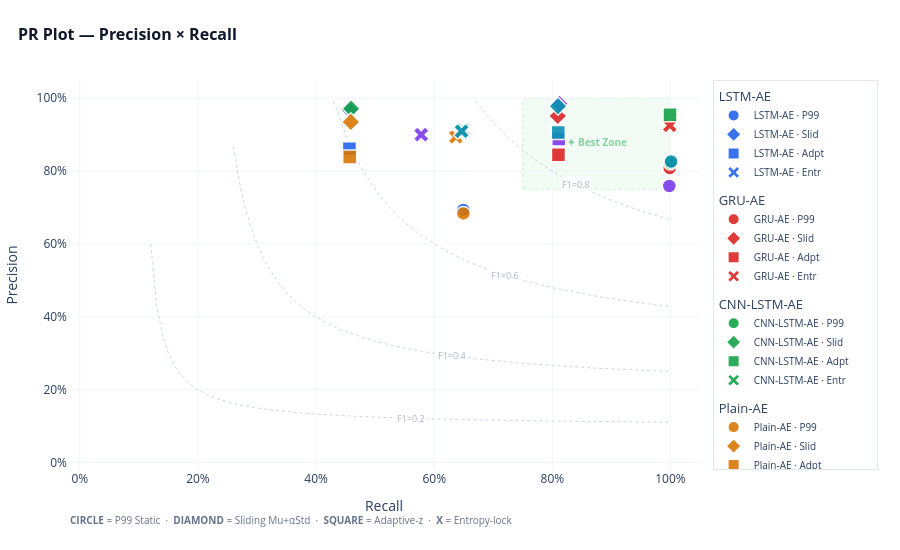

Source (notebook cell):
### Code cell
import numpy as np
import plotly.graph_objects as go
import random

# --- [FIX: Repeated Division & Out of Bounds Bug] ---
# ใช้ copy เพื่อป้องกันไม่ให้รันซ้ำแล้วค่าโดนหารไปเรื่อยๆ
plot_df = df.copy()

# ตรวจสอบและหาร 100 เฉพาะเมื่อค่าเป็นหลักหน่วย/สิบ (ป้องกันการรันซ้ำใน Cell เดียวกัน)
if plot_df['Precision'].max() > 1.05:
    plot_df['Precision'] = plot_df['Precision'] / 100
if plot_df['Recall'].max() > 1.05:
    plot_df['Recall'] = plot_df['Recall'] / 100

# 1. กำหนดค่าพื้นฐาน
_MODEL_COLORS = ["#2563eb", "#dc2626", "#16a34a", "#d97706", "#7c3aed", "#0891b2", "#db2777", "#65a30d"]
_TH_SYMBOLS = {
    "P99 Static": "circle",
    "Sliding Mu+αStd": "diamond",
    "Adaptive-z": "square",
    "Entropy-lock": "x"
}
_TH_SHORT = {
    "P99 Static": "P99",
    "Sliding Mu+αStd": "Slid",
    "Adaptive-z": "Adpt",
    "Entropy-lock": "Entr"
}

fig = go.Figure()

# 2. F1-Isolines (เส้นโค้งพื้นหลัง)
x_iso = np.linspace(0.01, 1, 100)
for f1 in [0.2, 0.4, 0.6, 0.8]:
    # Precision = (f1 * Recall) / (2 * Recall - f1)
    y_iso = (f1 * x_iso) / (2 * x_iso - f1)
    mask = (y_iso >= 0) & (y_iso <= 1)
    
    rx = x_iso[mask]
    py = y_iso[mask]
    
    if len(rx) > 0:
        fig.add_trace(go.Scatter(
            x=rx, y=py,
            mode="lines",
            line=dict(color="#cbd5e1", width=1, dash="dot"),
            showlegend=False, hoverinfo="skip"
        ))
        
        # [FIX: Dynamic Indexing] เลือกจุดกึ่งกลางของเส้นเพื่อแปะป้าย F1 ป้องกัน IndexError
        label_idx = len(rx) // 2 
        fig.add_annotation(
            x=rx[label_idx], y=py[label_idx],
            text=f"F1={f1}", showarrow=False,
            font=dict(size=9, color="#94a3b8"),
            bgcolor="white", opacity=0.8
        )

# 3. Best Zone Shading & Annotation
fig.add_shape(
    type="rect", x0=0.75, y0=0.75, x1=1.0, y1=1.0,
    fillcolor="rgba(34,197,94,0.06)",
    line=dict(color="rgba(34,197,94,0.25)", width=1, dash="dot"),
    layer="below"
)
fig.add_annotation(
    x=0.875, y=0.88,
    text="✦ Best Zone",
    showarrow=False,
    font=dict(size=10, color="rgba(22,163,74,0.8)", weight="bold"),
    xanchor="center",
    opacity=0.6
)

# 4. วาดจุด (ไม่มี Text ในกราฟตามที่ต้องการ)
models = plot_df['Model'].unique()
for i, model_name in enumerate(models):
    model_data = plot_df[plot_df['Model'] == model_name]
    color = _MODEL_COLORS[i % len(_MODEL_COLORS)]
    
    # วนลูปตาม Threshold เพื่อให้สัญลักษณ์ตรงตามที่กำหนด
    for th_key in _TH_SYMBOLS.keys():
        row = model_data[model_data['Threshold'] == th_key]
        if row.empty: continue
        
        row = row.iloc[0]
        # Jitter เล็กน้อยเพื่อให้เห็นขอบขาวเวลาทับกันเป๊ะๆ
        display_x = row['Recall'] + random.uniform(-0.002, 0.002)
        display_y = row['Precision'] + random.uniform(-0.002, 0.002)
        
        fig.add_trace(go.Scatter(
            x=[display_x],
            y=[display_y],
            mode="markers", # เอา +text ออกแล้ว
            name=f"{model_name} · {_TH_SHORT.get(th_key)}",
            legendgroup=model_name,
            legendgrouptitle=dict(text=model_name) if th_key == "P99 Static" else None,
            marker=dict(
                size=14, 
                color=color, 
                symbol=_TH_SYMBOLS.get(th_key),
                opacity=0.9,
                line=dict(width=1.5, color="white")
            ),
            hovertemplate=(
                f"<b>{model_name}</b><br>"
                f"TH: {th_key}<br>"
                f"Recall: %{{x:.3f}}<br>"
                f"Precision: %{{y:.3f}}<extra></extra>"
            )
        ))

# 5. Layout Setup
fig.update_layout(
    height=550,
    template="plotly_white",
    title=dict(
        text="<b>PR Plot — Precision × Recall</b>",
        font=dict(size=16, color="#0f172a"),
        x=0.02
    ),
    xaxis=dict(
        title="Recall", range=[-0.02, 1.05],
        gridcolor="#f1f5f9", tickformat=".0%", zeroline=False
    ),
    yaxis=dict(
        title="Precision", range=[-0.02, 1.05],
        gridcolor="#f1f5f9", tickformat=".0%", zeroline=False
    ),
    legend=dict(
        tracegroupgap=8, 
        itemsizing='constant',
        font=dict(size=10),
        bordercolor="#e2e8f0", borderwidth=1,
        x=1.02, y=1
    ),
    margin=dict(l=60, r=200, t=80, b=80)
)

# สัญลักษณ์ Legend อ้างอิงด้านล่าง
symbol_hint = " &nbsp;·&nbsp; ".join([f"<b>{v.upper()}</b> = {k}" for k, v in _TH_SYMBOLS.items()])
fig.add_annotation(
    text=symbol_hint, xref="paper", yref="paper",
    x=0, y=-0.15, showarrow=False,
    font=dict(size=10, color="#64748b"), xanchor="left"
)

fig.show()

### Figure 1 — Plotly figure (JSON) as saved in the notebook; plotly's stock layout.template omitted (floating-point values rounded to 4 significant figures)
{"data": [{"hoverinfo": "skip", "line": {"color": "#cbd5e1", "dash": "dot", "width": 1}, "mode": "lines", "showlegend": false, "type": "scatter", "x": [0.12, 0.13, 0.14, 0.15, 0.16, 0.17, 0.18, 0.19, 0.2, 0.21, 0.22, 0.23, 0.24, 0.25, 0.26, 0.27, 0.28, 0.29, 0.3, 0.31, 0.32, 0.33, 0.34, 0.35, 0.36, 0.37, 0.38, 0.39, 0.4, 0.41, 0.42, 0.43, 0.44, 0.45, 0.46, 0.47, 0.48, 0.49, 0.5, 0.51, 0.52, 0.53, 0.54, 0.55, 0.56, 0.57, 0.58, 0.59, 0.6, 0.61, 0.62, 0.63, 0.64, 0.65, 0.66, 0.67, 0.68, 0.69, 0.7, 0.71, 0.72, 0.73, 0.74, 0.75, 0.76, 0.77, 0.78, 0.79, 0.8, 0.81, 0.82, 0.83, 0.84, 0.85, 0.86, 0.87, 0.88, 0.89, 0.9, 0.91, 0.92, 0.93, 0.94, 0.95, 0.96, 0.97, 0.98, 0.99, 1.0], "y": [0.6, 0.4333, 0.35, 0.3, 0.2667, 0.2429, 0.225, 0.2111, 0.2, 0.1909, 0.1833, 0.1769, 0.1714, 0.1667, 0.1625, 0.1588, 0.1556, 0.1526, 0.15, 0.1476, 0.1455, 0.1435, 0.1417, 0.14, 0.1385, 0.137, 0.1357, 0.1345, 0.1333, 0.1323, 0.1313, 0.1303, 0.1294, 0.1286, 0.1278, 0.127, 0.1263, 0.1256, 0.125, 0.1244, 0.1238, 0.1233, 0.1227, 0.1222, 0.1217, 0.1213, 0.1208, 0.1204, 0.12, 0.1196, 0.1192, 0.1189, 0.1185, 0.1182, 0.1179, 0.1175, 0.1172, 0.1169, 0.1167, 0.1164, 0.1161, 0.1159, 0.1156, 0.1154, 0.1152, 0.1149, 0.1147, 0.1145, 0.1143, 0.1141, 0.1139, 0.1137, 0.1135, 0.1133, 0.1132, 0.113, 0.1128, 0.1127, 0.1125, 0.1123, 0.1122, 0.112, 0.1119, 0.1118, 0.1116, 0.1115, 0.1114, 0.1112, 0.1111]}, {"hoverinfo": "skip", "line": {"color": "#cbd5e1", "dash": "dot", "width": 1}, "mode": "lines", "showlegend": false, "type": "scatter", "x": [0.26, 0.27, 0.28, 0.29, 0.3, 0.31, 0.32, 0.33, 0.34, 0.35, 0.36, 0.37, 0.38, 0.39, 0.4, 0.41, 0.42, 0.43, 0.44, 0.45, 0.46, 0.47, 0.48, 0.49, 0.5, 0.51, 0.52, 0.53, 0.54, 0.55, 0.56, 0.57, 0.58, 0.59, 0.6, 0.61, 0.62, 0.63, 0.64, 0.65, 0.66, 0.67, 0.68, 0.69, 0.7, 0.71, 0.72, 0.73, 0.74, 0.75, 0.76, 0.77, 0.78, 0.79, 0.8, 0.81, 0.82, 0.83, 0.84, 0.85, 0.86, 0.87, 0.88, 0.89, 0.9, 0.91, 0.92, 0.93, 0.94, 0.95, 0.96, 0.97, 0.98, 0.99, 1.0], "y": [0.8667, 0.7714, 0.7, 0.6444, 0.6, 0.5636, 0.5333, 0.5077, 0.4857, 0.4667, 0.45, 0.4353, 0.4222, 0.4105, 0.4, 0.3905, 0.3818, 0.3739, 0.3667, 0.36, 0.3538, 0.3481, 0.3429, 0.3379, 0.3333, 0.329, 0.325, 0.3212, 0.3176, 0.3143, 0.3111, 0.3081, 0.3053, 0.3026, 0.3, 0.2976, 0.2952, 0.293, 0.2909, 0.2889, 0.287, 0.2851, 0.2833, 0.2816, 0.28, 0.2784, 0.2769, 0.2755, 0.2741, 0.2727, 0.2714, 0.2702, 0.269, 0.2678, 0.2667, 0.2656, 0.2645, 0.2635, 0.2625, 0.2615, 0.2606, 0.2597, 0.2588, 0.258, 0.2571, 0.2563, 0.2556, 0.2548, 0.2541, 0.2533, 0.2526, 0.2519, 0.2513, 0.2506, 0.25]}, {"hoverinfo": "skip", "line": {"color": "#cbd5e1", "dash": "dot", "width": 1}, "mode": "lines", "showlegend": false, "type": "scatter", "x": [0.43, 0.44, 0.45, 0.46, 0.47, 0.48, 0.49, 0.5, 0.51, 0.52, 0.53, 0.54, 0.55, 0.56, 0.57, 0.58, 0.59, 0.6, 0.61, 0.62, 0.63, 0.64, 0.65, 0.66, 0.67, 0.68, 0.69, 0.7, 0.71, 0.72, 0.73, 0.74, 0.75, 0.76, 0.77, 0.78, 0.79, 0.8, 0.81, 0.82, 0.83, 0.84, 0.85, 0.86, 0.87, 0.88, 0.89, 0.9, 0.91, 0.92, 0.93, 0.94, 0.95, 0.96, 0.97, 0.98, 0.99, 1.0], "y": [0.9923, 0.9429, 0.9, 0.8625, 0.8294, 0.8, 0.7737, 0.75, 0.7286, 0.7091, 0.6913, 0.675, 0.66, 0.6462, 0.6333, 0.6214, 0.6103, 0.6, 0.5903, 0.5812, 0.5727, 0.5647, 0.5571, 0.55, 0.5432, 0.5368, 0.5308, 0.525, 0.5195, 0.5143, 0.5093, 0.5045, 0.5, 0.4957, 0.4915, 0.4875, 0.4837, 0.48, 0.4765, 0.4731, 0.4698, 0.4667, 0.4636, 0.4607, 0.4579, 0.4552, 0.4525, 0.45, 0.4475, 0.4452, 0.4429, 0.4406, 0.4385, 0.4364, 0.4343, 0.4324, 0.4304, 0.4286]}, {"hoverinfo": "skip", "line": {"color": "#cbd5e1", "dash": "dot", "width": 1}, "mode": "lines", "showlegend": false, "type": "scatter", "x": [0.67, 0.68, 0.69, 0.7, 0.71, 0.72, 0.73, 0.74, 0.75, 0.76, 0.77, 0.78, 0.79, 0.8, 0.81, 0.82, 0.83, 0.84, 0.85, 0.86, 0.87, 0.88, 0.89, 0.9, 0.91, 0.92, 0.93, 0.94, 0.95, 0.96, 0.97, 0.98, 0.99, 1.0], "y": [0.9926, 0.9714, 0.9517, 0.9333, 0.9161, 0.9, 0.8848, 0.8706, 0.8571, 0.8444, 0.8324, 0.8211, 0.8103, 0.8, 0.7902, 0.781, 0.7721, 0.7636, 0.7556, 0.7478, 0.7404, 0.7333, 0.7265, 0.72, 0.7137, 0.7077, 0.7019, 0.6963, 0.6909, 0.6857, 0.6807, 0.6759, 0.6712, 0.6667]}, {"hovertemplate": "<b>LSTM-AE</b><br>TH: P99 Static<br>Recall: %{x:.3f}<br>Precision: %{y:.3f}<extra></extra>", "legendgroup": "LSTM-AE", "legendgrouptitle": {"text": "LSTM-AE"}, "marker": {"color": "#2563eb", "line": {"color": "white", "width": 1.5}, "opacity": 0.9, "size": 14, "symbol": "circle"}, "mode": "markers", "name": "LSTM-AE · P99", "type": "scatter", "x": [0.6493], "y": [0.6937]}, {"hovertemplate": "<b>LSTM-AE</b><br>TH: Sliding Mu+αStd<br>Recall: %{x:.3f}<br>Precision: %{y:.3f}<extra></extra>", "legendgroup": "LSTM-AE", "marker": {"color": "#2563eb", "line": {"color": "white", "width": 1.5}, "opacity": 0.9, "size": 14, "symbol": "diamond"}, "mode": "markers", "name": "LSTM-AE · Slid", "type": "scatter", "x": [0.4572], "y": [0.9677]}, {"hovertemplate": "<b>LSTM-AE</b><br>TH: Adaptive-z<br>Recall: %{x:.3f}<br>Precision: %{y:.3f}<extra></extra>", "legendgroup": "LSTM-AE", "marker": {"color": "#2563eb", "line": {"color": "white", "width": 1.5}, "opacity": 0.9, "size": 14, "symbol": "square"}, "mode": "markers", "name": "LSTM-AE · Adpt", "type": "scatter", "x": [0.4565], "y": [0.8615]}, {"hovertemplate": "<b>LSTM-AE</b><br>TH: Entropy-lock<br>Recall: %{x:.3f}<br>Precision: %{y:.3f}<extra></extra>", "legendgroup": "LSTM-AE", "marker": {"color": "#2563eb", "line": {"color": "white", "width": 1.5}, "opacity": 0.9, "size": 14, "symbol": "x"}, "mode": "markers", "name": "LSTM-AE · Entr", "type": "scatter", "x": [0.6499], "y": [0.914]}, {"hovertemplate": "<b>GRU-AE</b><br>TH: P99 Static<br>Recall: %{x:.3f}<br>Precision: %{y:.3f}<extra></extra>", "legendgroup": "GRU-AE", "legendgrouptitle": {"text": "GRU-AE"}, "marker": {"color": "#dc2626", "line": {"color": "white", "width": 1.5}, "opacity": 0.9, "size": 14, "symbol": "circle"}, "mode": "markers", "name": "GRU-AE · P99", "type": "scatter", "x": [0.9987], "y": [0.8085]}, {"hovertemplate": "<b>GRU-AE</b><br>TH: Sliding Mu+αStd<br>Recall: %{x:.3f}<br>Precision: %{y:.3f}<extra></extra>", "legendgroup": "GRU-AE", "marker": {"color": "#dc2626", "line": {"color": "white", "width": 1.5}, "opacity": 0.9, "size": 14, "symbol": "diamond"}, "mode": "markers", "name": "GRU-AE · Slid", "type": "scatter", "x": [0.8093], "y": [0.9513]}, {"hovertemplate": "<b>GRU-AE</b><br>TH: Adaptive-z<br>Recall: %{x:.3f}<br>Precision: %{y:.3f}<extra></extra>", "legendgroup": "GRU-AE", "marker": {"color": "#dc2626", "line": {"color": "white", "width": 1.5}, "opacity": 0.9, "size": 14, "symbol": "square"}, "mode": "markers", "name": "GRU-AE · Adpt", "type": "scatter", "x": [0.8103], "y": [0.845]}, {"hovertemplate": "<b>GRU-AE</b><br>TH: Entropy-lock<br>Recall: %{x:.3f}<br>Precision: %{y:.3f}<extra></extra>", "legendgroup": "GRU-AE", "marker": {"color": "#dc2626", "line": {"color": "white", "width": 1.5}, "opacity": 0.9, "size": 14, "symbol": "x"}, "mode": "markers", "name": "GRU-AE · Entr", "type": "scatter", "x": [0.9989], "y": [0.9253]}, {"hovertemplate": "<b>CNN-LSTM-AE</b><br>TH: P99 Static<br>Recall: %{x:.3f}<br>Precision: %{y:.3f}<extra></extra>", "legendgroup": "CNN-LSTM-AE", "legendgrouptitle": {"text": "CNN-LSTM-AE"}, "marker": {"color": "#16a34a", "line": {"color": "white", "width": 1.5}, "opacity": 0.9, "size": 14, "symbol": "circle"}, "mode": "markers", "name": "CNN-LSTM-AE · P99", "type": "scatter", "x": [0.9998], "y": [0.8223]}, {"hovertemplate": "<b>CNN-LSTM-AE</b><br>TH: Sliding Mu+αStd<br>Recall: %{x:.3f}<br>Precision: %{y:.3f}<extra></extra>", "legendgroup": "CNN-LSTM-AE", "marker": {"color": "#16a34a", "line": {"color": "white", "width": 1.5}, "opacity": 0.9, "size": 14, "symbol": "diamond"}, "mode": "markers", "name": "CNN-LSTM-AE · Slid", "type": "scatter", "x": [0.4594], "y": [0.9715]}, {"hovertemplate": "<b>CNN-LSTM-AE</b><br>TH: Adaptive-z<br>Recall: %{x:.3f}<br>Precision: %{y:.3f}<extra></extra>", "legendgroup": "CNN-LSTM-AE", "marker": {"color": "#16a34a", "line": {"color": "white", "width": 1.5}, "opacity": 0.9, "size": 14, "symbol": "square"}, "mode": "markers", "name": "CNN-LSTM-AE · Adpt", "type": "scatter", "x": [0.9992], "y": [0.9544]}, {"hovertemplate": "<b>CNN-LSTM-AE</b><br>TH: Entropy-lock<br>Recall: %{x:.3f}<br>Precision: %{y:.3f}<extra></extra>", "legendgroup": "CNN-LSTM-AE", "marker": {"color": "#16a34a", "line": {"color": "white", "width": 1.5}, "opacity": 0.9, "size": 14, "symbol": "x"}, "mode": "markers", "name": "CNN-LSTM-AE · Entr", "type": "scatter", "x": [0.647], "y": [0.9142]}, {"hovertemplate": "<b>Plain-AE</b><br>TH: P99 Static<br>Recall: %{x:.3f}<br>Precision: %{y:.3f}<extra></extra>", "legendgroup": "Plain-AE", "legendgrouptitle": {"text": "Plain-AE"}, "marker": {"color": "#d97706", "line": {"color": "white", "width": 1.5}, "opacity": 0.9, "size": 14, "symbol": "circle"}, "mode": "markers", "name": "Plain-AE · P99", "type": "scatter", "x": [0.6494], "y": [0.6839]}, {"hovertemplate": "<b>Plain-AE</b><br>TH: Sliding Mu+αStd<br>Recall: %{x:.3f}<br>Precision: %{y:.3f}<extra></extra>", "legendgroup": "Plain-AE", "marker": {"color": "#d97706", "line": {"color": "white", "width": 1.5}, "opacity": 0.9, "size": 14, "symbol": "diamond"}, "mode": "markers", "name": "Plain-AE · Slid", "type": "scatter", "x": [0.4588], "y": [0.935]}, {"hovertemplate": "<b>Plain-AE</b><br>TH: Adaptive-z<br>Recall: %{x:.3f}<br>Precision: %{y:.3f}<extra></extra>", "legendgroup": "Plain-AE", "marker": {"color": "#d97706", "line": {"color": "white", "width": 1.5}, "opacity": 0.9, "size": 14, "symbol": "square"}, "mode": "markers", "name": "Plain-AE · Adpt", "type": "scatter", "x": [0.457], "y": [0.8386]}, {"hovertemplate": "<b>Plain-AE</b><br>TH: Entropy-lock<br>Recall: %{x:.3f}<br>Precision: %{y:.3f}<extra></extra>", "legendgroup": "Plain-AE", "marker": {"color": "#d97706", "line": {"color": "white", "width": 1.5}, "opacity": 0.9, "size": 14, "symbol": "x"}, "mode": "markers", "name": "Plain-AE · Entr", "type": "scatter", "x": [0.6367], "y": [0.8938]}, {"hovertemplate": "<b>Plain-LSTM</b><br>TH: P99 Static<br>Recall: %{x:.3f}<br>Precision: %{y:.3f}<extra></extra>", "legendgroup": "Plain-LSTM", "legendgrouptitle": {"text": "Plain-LSTM"}, "marker": {"color": "#7c3aed", "line": {"color": "white", "width": 1.5}, "opacity": 0.9, "size": 14, "symbol": "circle"}, "mode": "markers", "name": "Plain-LSTM · P99", "type": "scatter", "x": [0.998], "y": [0.7592]}, {"hovertemplate": "<b>Plain-LSTM</b><br>TH: Sliding Mu+αStd<br>Recall: %{x:.3f}<br>Precision: %{y:.3f}<extra></extra>", "legendgroup": "Plain-LSTM", "marker": {"color": "#7c3aed", "line": {"color": "white", "width": 1.5}, "opacity": 0.9, "size": 14, "symbol": "diamond"}, "mode": "markers", "name": "Plain-LSTM · Slid", "type": "scatter", "x": [0.8119], "y": [0.9845]}, {"hovertemplate": "<b>Plain-LSTM</b><br>TH: Adaptive-z<br>Recall: %{x:.3f}<br>Precision: %{y:.3f}<extra></extra>", "legendgroup": "Plain-LSTM", "marker": {"color": "#7c3aed", "line": {"color": "white", "width": 1.5}, "opacity": 0.9, "size": 14, "symbol": "square"}, "mode": "markers", "name": "Plain-LSTM · Adpt", "type": "scatter", "x": [0.811], "y": [0.8878]}, {"hovertemplate": "<b>Plain-LSTM</b><br>TH: Entropy-lock<br>Recall: %{x:.3f}<br>Precision: %{y:.3f}<extra></extra>", "legendgroup": "Plain-LSTM", "marker": {"color": "#7c3aed", "line": {"color": "white", "width": 1.5}, "opacity": 0.9, "size": 14, "symbol": "x"}, "mode": "markers", "name": "Plain-LSTM · Entr", "type": "scatter", "x": [0.5781], "y": [0.8999]}, {"hovertemplate": "<b>LSTM-Attention-AE</b><br>TH: P99 Static<br>Recall: %{x:.3f}<br>Precision: %{y:.3f}<extra></extra>", "legendgroup": "LSTM-Attention-AE", "legendgrouptitle": {"text": "LSTM-Attention-AE"}, "marker": {"color": "#0891b2", "line": {"color": "white", "width": 1.5}, "opacity": 0.9, "size": 14, "symbol": "circle"}, "mode": "markers", "name": "LSTM-Attention-AE · P99", "type": "scatter", "x": [1.001], "y": [0.8265]}, {"hovertemplate": "<b>LSTM-Attention-AE</b><br>TH: Sliding Mu+αStd<br>Recall: %{x:.3f}<br>Precision: %{y:.3f}<extra></extra>", "legendgroup": "LSTM-Attention-AE", "marker": {"color": "#0891b2", "line": {"color": "white", "width": 1.5}, "opacity": 0.9, "size": 14, "symbol": "diamond"}, "mode": "markers", "name": "LSTM-Attention-AE · Slid", "type": "scatter", "x": [0.8095], "y": [0.9782]}, {"hovertemplate": "<b>LSTM-Attention-AE</b><br>TH: Adaptive-z<br>Recall: %{x:.3f}<br>Precision: %{y:.3f}<extra></extra>", "legendgroup": "LSTM-Attention-AE", "marker": {"color": "#0891b2", "line": {"color": "white", "width": 1.5}, "opacity": 0.9, "size": 14, "symbol": "square"}, "mode": "markers", "name": "LSTM-Attention-AE · Adpt", "type": "scatter", "x": [0.8101], "y": [0.9061]}, {"hovertemplate": "<b>LSTM-Attention-AE</b><br>TH: Entropy-lock<br>Recall: %{x:.3f}<br>Precision: %{y:.3f}<extra></extra>", "legendgroup": "LSTM-Attention-AE", "marker": {"color": "#0891b2", "line": {"color": "white", "width": 1.5}, "opacity": 0.9, "size": 14, "symbol": "x"}, "mode": "markers", "name": "LSTM-Attention-AE · Entr", "type": "scatter", "x": [0.6463], "y": [0.9093]}], "layout": {"annotations": [{"bgcolor": "white", "font": {"color": "#94a3b8", "size": 9}, "opacity": 0.8, "showarrow": false, "text": "F1=0.2", "x": 0.56, "y": 0.1217}, {"bgcolor": "white", "font": {"color": "#94a3b8", "size": 9}, "opacity": 0.8, "showarrow": false, "text": "F1=0.4", "x": 0.63, "y": 0.293}, {"bgcolor": "white", "font": {"color": "#94a3b8", "size": 9}, "opacity": 0.8, "showarrow": false, "text": "F1=0.6", "x": 0.72, "y": 0.5143}, {"bgcolor": "white", "font": {"color": "#94a3b8", "size": 9}, "opacity": 0.8, "showarrow": false, "text": "F1=0.8", "x": 0.84, "y": 0.7636}, {"font": {"color": "rgba(22,163,74,0.8)", "size": 10, "weight": "bold"}, "opacity": 0.6, "showarrow": false, "text": "✦ Best Zone", "x": 0.875, "xanchor": "center", "y": 0.88}, {"font": {"color": "#64748b", "size": 10}, "showarrow": false, "text": "<b>CIRCLE</b> = P99 Static &nbsp;·&nbsp; <b>DIAMOND</b> = Sliding Mu+αStd &nbsp;·&nbsp; <b>SQUARE</b> = Adaptive-z &nbsp;·&nbsp; <b>X</b> = Entropy-lock", "x": 0, "xanchor": "left", "xref": "paper", "y": -0.15, "yref": "paper"}], "height": 550, "legend": {"bordercolor": "#e2e8f0", "borderwidth": 1, "font": {"size": 10}, "itemsizing": "constant", "tracegroupgap": 8, "x": 1.02, "y": 1}, "margin": {"b": 80, "l": 60, "r": 200, "t": 80}, "shapes": [{"fillcolor": "rgba(34,197,94,0.06)", "layer": "below", "line": {"color": "rgba(34,197,94,0.25)", "dash": "dot", "width": 1}, "type": "rect", "x0": 0.75, "x1": 1, "y0": 0.75, "y1": 1}], "title": {"font": {"color": "#0f172a", "size": 16}, "text": "<b>PR Plot — Precision × Recall</b>", "x": 0.02}, "xaxis": {"gridcolor": "#f1f5f9", "range": [-0.02, 1.05], "tickformat": ".0%", "title": {"text": "Recall"}, "zeroline": false}, "yaxis": {"gridcolor": "#f1f5f9", "range": [-0.02, 1.05], "tickformat": ".0%", "title": {"text": "Precision"}, "zeroline": false}}}
